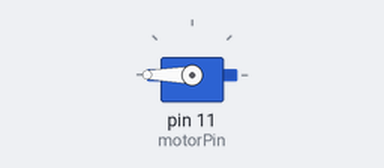
The sketch below on a simulated Arduino Uno, built with avr-gcc and run on an emulated ATmega328P. Parts: servo. What the sketch prints to the serial monitor is not drawn.

Above: at 0.3 s.
Timing chart, 0 to 1.8 s (numbered marks = the images above):
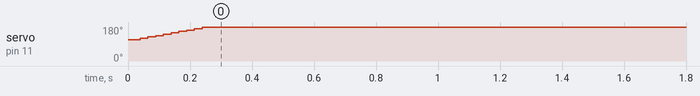

Measured:
- by itself, servo on pin 11 (motorPin): moves from 113° to 180° over 0.21 s

The sketch:

Test.ino
```cpp
#include <Servo.h>  //This comes with the Arduino
#define motorPin 11

int state;

Servo MotorArm;


void setup() {
  MotorArm.attach(motorPin, 1000, 2000);
  MotorArm.writeMicroseconds(1500);
  Serial.begin(9600);
  state = 1;
  run();
}

void loop() {
  state = 0;
}

void run() {
      for (int i = 1500; i <= 2000; i += 10) {
        MotorArm.writeMicroseconds(i);
        Serial.println(i);
      }
  }

  /*
    MotorArm.writeMicroseconds(1600);
    MotorArm.writeMicroseconds(1700);
    MotorArm.writeMicroseconds(1800);
    MotorArm.writeMicroseconds(1900);
    MotorArm.writeMicroseconds(2000);
  */
```
